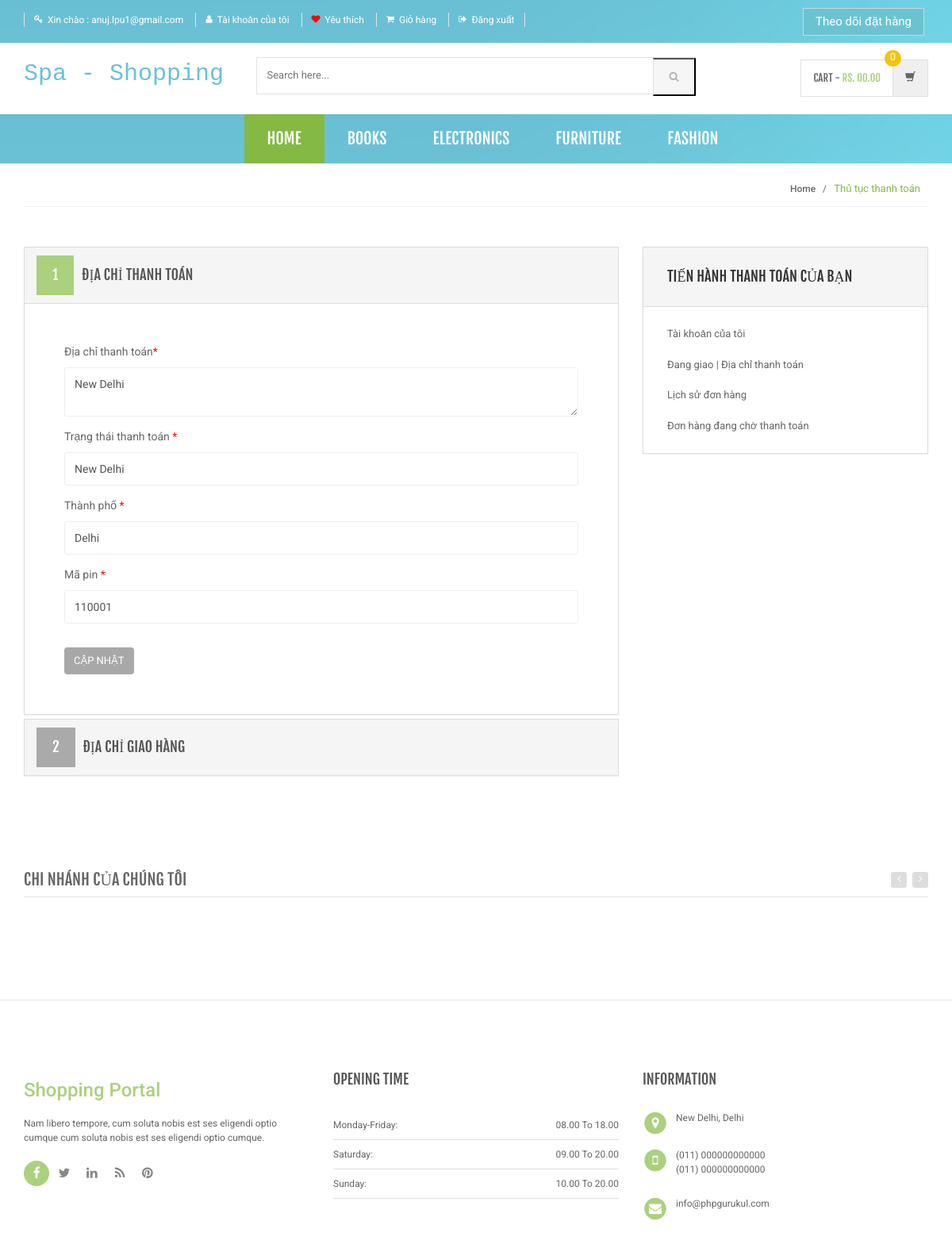
Page /shopping/bill-ship-addresses.php (signed in) on the committed database.
### tables this page shows
CREATE TABLE `tbltheloai` (
  `Id` int(11) primary key NOT NULL AUTO_INCREMENT,
  `Tentheloai` varchar(255) DEFAULT NULL,
  `Motatheloai` longtext,
  `Ngaytao` timestamp NOT NULL DEFAULT CURRENT_TIMESTAMP,
  `Ngaycapnhap` varchar(255) DEFAULT NULL
);

CREATE TABLE `tblusers` (
  `Id` int(11) primary key NOT NULL AUTO_INCREMENT,
  `Ten` varchar(255) DEFAULT NULL,
  `Email` varchar(255) DEFAULT NULL,
  `Lienhe` bigint(11) DEFAULT NULL,
  `Matkhau` varchar(255) DEFAULT NULL,
  `Diachigiaohang` longtext,
  `Trangthaivanchuyen` varchar(255) DEFAULT NULL,
  `Thanhphovanchuyen` varchar(255) DEFAULT NULL,
  `Mapinvanchuyen` int(11) DEFAULT NULL,
  `Diachithanhtoan` longtext,
  `Trangthaithanhtoan` varchar(255) DEFAULT NULL,
  `Thanhphothanhtoan` varchar(255) DEFAULT NULL,
  `Mapinthanhtoan` int(11) DEFAULT NULL,
  `Ngaydangky` timestamp NOT NULL DEFAULT CURRENT_TIMESTAMP,
  `Ngaycapnhat` varchar(255) DEFAULT NULL
);

### shopping/bill-ship-addresses.php (the view, shortened to what this page needs)
<?php
include('../includes/dbconnection.php');
if(strlen($_SESSION['login'])==0)
    {
header('location:index.php');
}
else{
?>
<!DOCTYPE html>
<html lang="en">
<head>
    <link rel="stylesheet" href="assets/css/bootstrap.min.css">
    <link rel="stylesheet" href="assets/css/main.css">
    <link rel="stylesheet" href="assets/css/green.css">
    <link rel="stylesheet" href="assets/css/owl.carousel.css">
    <link rel="stylesheet" href="assets/css/owl.transitions.css">
    <link href="assets/css/lightbox.css" rel="stylesheet">
    <link rel="stylesheet" href="assets/css/animate.min.css">
    <link rel="stylesheet" href="assets/css/rateit.css">
    <link rel="stylesheet" href="assets/css/bootstrap-select.min.css">
    <link rel="stylesheet" href="assets/css/config.css">
    <link href="assets/css/green.css" rel="alternate stylesheet" title="Green color">
    <link href="assets/css/blue.css" rel="alternate stylesheet" title="Blue color">
    <link href="assets/css/red.css" rel="alternate stylesheet" title="Red color">
    <link href="assets/css/orange.css" rel="alternate stylesheet" title="Orange color">
    <link href="assets/css/dark-green.css" rel="alternate stylesheet" title="Darkgreen color">
    <link rel="stylesheet" href="assets/css/font-awesome.min.css">
</head>
<body class="cnt-home">
    <header class="header-style-1">
        <?php include('includes/top-header.php');?>
        <?php include('includes/main-header.php');?>
        <?php include('includes/menu-bar.php');?>
    </header>
    <div class="breadcrumb">
        <div class="container">
            <div class="breadcrumb-inner">
                <ul class="list-inline list-unstyled">
                    <li><a href="#">Home</a></li>
                    <li class='active'>Thủ tục thanh toán</li>
                </ul>
            </div>
        </div>
    </div>
    <div class="body-content outer-top-bd">
        <div class="container">
            <div class="checkout-box inner-bottom-sm">
                <div class="row">
                    <div class="col-md-8">
                        <div class="panel-group checkout-steps" id="accordion">
                            <div class="panel panel-default checkout-step-01">
                                <div class="panel-heading">
                                    <h4 class="unicase-checkout-title">
                                        <a data-toggle="collapse" class="" data-parent="#accordion" href="#collapseOne">
                                            <span>1</span>Địa chỉ thanh toán
                                        </a>
                                    </h4>
                                </div>
                                <div id="collapseOne" class="panel-collapse collapse in">
                                    <div class="panel-body">
                                        <div class="row">
                                            <div class="col-md-12 col-sm-12 already-registered-login">
                                                <?php
													$query=mysqli_query($con,"select * from tblusers where Id='".$_SESSION['id']."'");
													while($row=mysqli_fetch_array($query))
													{
												?>
                                                <form class="register-form" role="form" method="post">
                                                    <form class="register-form" role="form" method="post">
                                                        <div class="form-group">
                                                            <label class="info-title" for="Billing Address">Địa chỉ
                                                                thanh toán<span>*</span></label>
                                                            <textarea
                                                                class="form-control unicase-form-control text-input"
                                                                name="billingaddress"
                                                                required="required"><?php echo $row['Diachithanhtoan'];?></textarea>
                                                        </div>
                                                        <div class="form-group">
                                                            <label class="info-title" for="Billing State ">Trạng thái
                                                                thanh toán
                                                                <span>*</span></label>
                                                            <input type="text"
                                                                class="form-control unicase-form-control text-input"
                                                                id="bilingstate" name="bilingstate"
                                                                value="<?php echo $row['Trangthaithanhtoan'];?>"
                                                                required>
                                                        </div>
                                                        <div class="form-group">
                                                            <label class="info-title" for="Billing City">Thành phố
                                                                <span>*</span></label>
                                                            <input type="text"
                                                                class="form-control unicase-form-control text-input"
                                                                id="billingcity" name="billingcity" required="required"
                                                                value="<?php echo $row['Thanhphothanhtoan'];?>">
                                                        </div>
                                                        <div class="form-group">
                                                            <label class="info-title" for="Billing Pincode">Mã pin
                                                                <span>*</span></label>
                                                            <input type="text"
                                                                class="form-control unicase-form-control text-input"
                                                                id="billingpincode" name="billingpincode"
                                                                required="required"
                                                                value="<?php echo $row['Mapinvanchuyen'];?>">
                                                        </div>
                                                        <button type="submit" name="update"
                                                            class="btn-upper btn btn-primary checkout-page-button">Cập
                                                            nhật</button>
                                                    </form>
                                                    <?php } ?>
                                            </div>
                                        </div>
                                    </div>
                                </div>
                            </div>
                            <div class="panel panel-default checkout-step-02">
                                <div class="panel-heading">
                                    <h4 class="unicase-checkout-title">
                                        <a data-toggle="collapse" class="collapsed" data-parent="#accordion"
                                            href="#collapseTwo">
                                            <span>2</span>Địa chỉ giao hàng
                                        </a>
                                    </h4>
                                </div>
                            </div>
                        </div>
                    </div>
                    <?php include('includes/myaccount-sidebar.php');?>
                </div>
            </div>
            <?php include('includes/brands-slider.php');?>
        </div>
    </div>
    <?php include('includes/footer.php');?>
</body>
</html>
<?php } ?>

### shopping/includes/menu-bar.php (shortened to what this page needs)
<div class="header-nav animate-dropdown" style="background-image: url('../img/background.jpg');">
    <div class="container">
        <div class="yamm navbar navbar-default" role="navigation">
            <div class="nav-bg-class">
                <div class="navbar-collapse collapse" id="mc-horizontal-menu-collapse">
                    <div class="nav-outer">
                        <ul class="nav navbar-nav">
                            <li class="active dropdown yamm-fw">
                                <a href="index.php" data-hover="dropdown" class="dropdown-toggle">Home</a>
                            </li>
                            <?php $sql=mysqli_query($con,"select Id,Tentheloai  from tbltheloai limit 6");
                                while($row=mysqli_fetch_array($sql))
                                {
                            ?>
                            <li class="dropdown yamm">
                                <a href="category.php?cid=<?php echo $row['Id'];?>">
                                    <?php echo $row['Tentheloai'];?></a>
                            </li>
                            <?php } ?>
                        </ul>
                        <div class="clearfix"></div>
                    </div>
                </div>
            </div>
        </div>
    </div>
</div>

### shopping/assets/css/green.css (style rules this page uses)
a { color: #abd07e; }
.header-style-1 .header-nav { background: #abd07e; }
.cnt-home .header-style-1 .header-nav .navbar .navbar-nav > li.active { background: #84b943; }
.breadcrumb ul li.active { color: #84b943; }
.checkout-box .checkout-steps .panel .panel-heading .unicase-checkout-title > a:not(.collapsed) span { background-color: #abd07e; }

### shopping/assets/css/lightbox.css (style rules this page uses)
body:after { content: url(../images/close.png) url(../images/loading.gif) url(../images/prev.png) url(../images/next.png); display: none; }

### shopping/assets/css/blue.css (style rules this page uses)
a { color: #3498db; }
.header-style-1 .header-nav { background: #3498db; }
.cnt-home .header-style-1 .header-nav .navbar .navbar-nav > li.active { background: #1d6ca1; }
.breadcrumb ul li.active { color: #1d6ca1; }
.checkout-box .checkout-steps .panel .panel-heading .unicase-checkout-title > a:not(.collapsed) span { background-color: #3498db; }

### shopping/assets/css/red.css (style rules this page uses)
a { color: #ff6c6c; }
.header-style-1 .header-nav { background: #ff6c6c; }
.cnt-home .header-style-1 .header-nav .navbar .navbar-nav > li.active { background: #ff1a1a; }
.breadcrumb ul li.active { color: #ff1a1a; }
.checkout-box .checkout-steps .panel .panel-heading .unicase-checkout-title > a:not(.collapsed) span { background-color: #ff6c6c; }

### shopping/assets/css/orange.css (style rules this page uses)
a { color: #f39c12; }
.header-style-1 .header-nav { background: #f39c12; }
.cnt-home .header-style-1 .header-nav .navbar .navbar-nav > li.active { background: #ab6c09; }
.breadcrumb ul li.active { color: #ab6c09; }
.checkout-box .checkout-steps .panel .panel-heading .unicase-checkout-title > a:not(.collapsed) span { background-color: #f39c12; }

### shopping/assets/css/dark-green.css (style rules this page uses)
a { color: #12cca7; }
.header-style-1 .header-nav { background: #12cca7; }
.cnt-home .header-style-1 .header-nav .navbar .navbar-nav > li.active { background: #0b816a; }
.breadcrumb ul li.active { color: #0b816a; }
.checkout-box .checkout-steps .panel .panel-heading .unicase-checkout-title > a:not(.collapsed) span { background-color: #12cca7; }

### rows in the picture
tbltheloai: Tentheloai "BOOKS"
tbltheloai: Tentheloai "ELECTRONICS"
tbltheloai: Tentheloai "FURNITURE"
tbltheloai: Tentheloai "FASHION"
tblusers: billingaddress "New Delhi", bilingstate "New Delhi", billingcity "Delhi", billingpincode "110001"

### other values in the picture
$_SESSION['login'] "anuj.lpu1@gmail.com"
